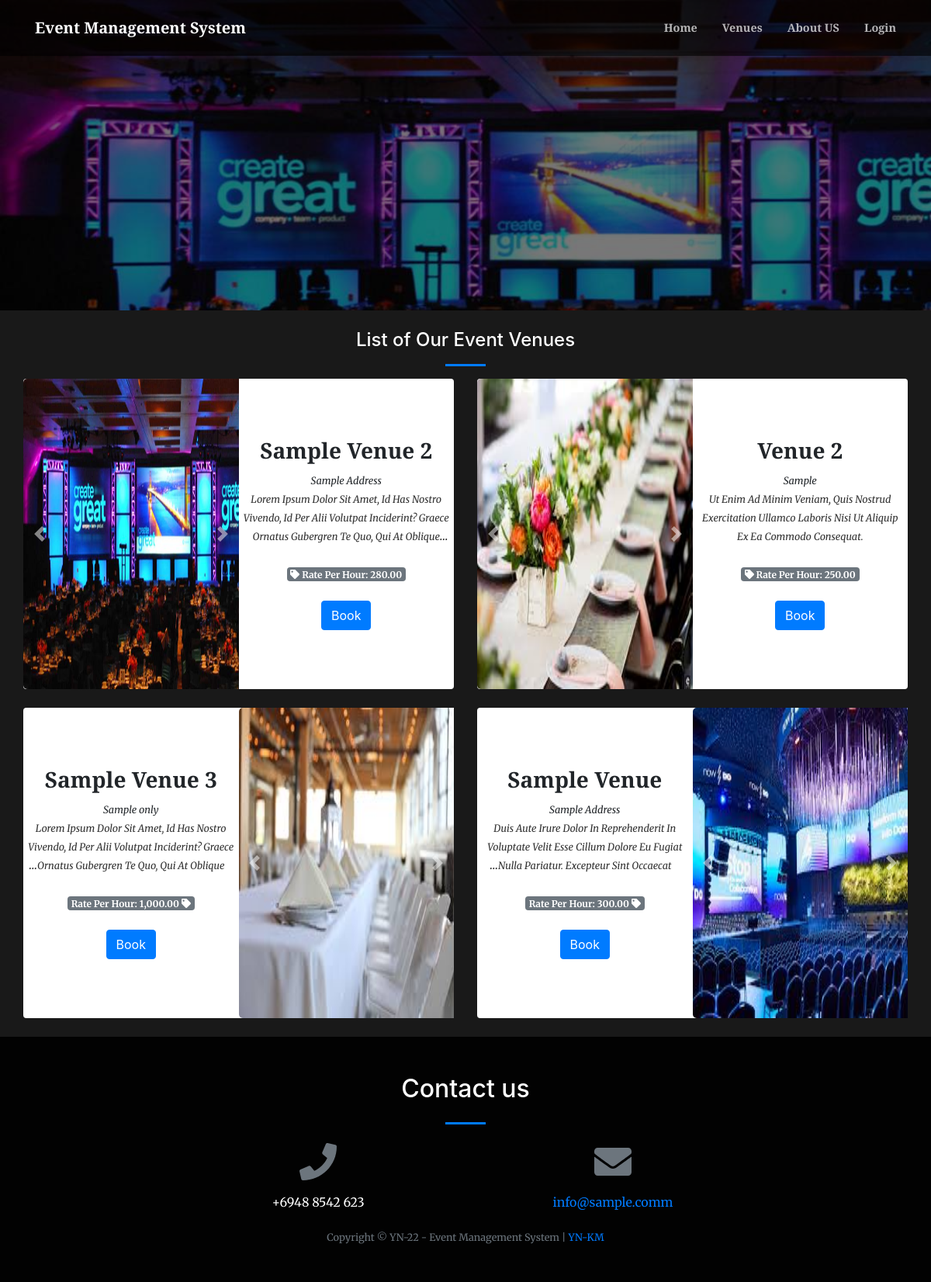
The page /index.php?page=venue on the database its author committed.
### tables this page shows
CREATE TABLE `venue` (
  `id` int(30) NOT NULL,
  `venue` text NOT NULL,
  `address` text NOT NULL,
  `description` text NOT NULL,
  `rate` float NOT NULL
);

### venue.php (the view, shortened to what this page needs)
<?php
include 'admin/db_connect.php';
?>
        <header class="masthead">
        </header>
            <div class="container-fluid mt-3 pt-2">
                <h4 class="text-center text-white">List of Our Event Venues</h4>
                <hr class="divider">
                <div class="row-items">
                <div class="col-lg-12">
                    <div class="row">
                <?php
                $rtl ='rtl';
                $ci= 0;
                $venue = $conn->query("SELECT * from venue order by rand()");
                while($row = $venue->fetch_assoc()):
                    $ci++;
                    if($ci < 3){
                        $rtl = '';
                    }else{
                        $rtl = 'rtl';
                    }
                    if($ci == 4){
                        $ci = 0;
                    }
                ?>
                <div class="col-md-6">
                <div class="card venue-list <?php echo $rtl ?>" data-id="<?php echo $row['id'] ?>">
                        <div id="imagesCarousel_<?php echo $row['id'] ?> card-img-top " class="carousel slide" data-ride="carousel">
                              <div class="carousel-inner">
                                    <?php
                                        $fpath = 'admin/assets/uploads/venue_'.$row['id'];
                                        $images= scandir($fpath);
                                        $i = 1;
                                        foreach($images as $k => $v):
                                            if(!in_array($v,array('.','..'))):
                                                $active = $i == 1 ? 'active' : '';
                                    ?>
                                         <div class="carousel-item <?php echo $active ?>">
                                          <img class="d-block w-100" src="<?php echo $fpath.'/'.$v ?>" alt="">
                                        </div>
                                    <?php
                                            $i++;
                                            else:
                                                unset($images[$v]);
                                            endif;
                                        endforeach;
                                    ?>
                                     <a class="carousel-control-prev" href="#imagesCarousel_<?php echo $row['id'] ?>" role="button" data-slide="prev">
                                        <span class="carousel-control-prev-icon" aria-hidden="true"></span>
                                      </a>
                                      <a class="carousel-control-next" href="#imagesCarousel_<?php echo $row['id'] ?>" role="button" data-slide="next">
                                        <span class="carousel-control-next-icon" aria-hidden="true"></span>
                                      </a>
                                        </div>
                                    </div>
                    <div class="card-body">
                        <div class="row align-items-center justify-content-center text-center h-100">
                            <div class="">
                                <div>
                                    <h3><b class="filter-txt"><?php echo ucwords($row['venue']) ?></b></h3>
                                    <small><i><?php echo $row['address'] ?></i></small>
                                </div>
                                <div>
                                <span class="truncate" style="font-size: inherit;"><small><?php echo ucwords($row['description']) ?></small></span>
                                    <br>
                                <span class="badge badge-secondary"><i class="fa fa-tag"></i> Rate Per Hour: <?php echo number_format($row['rate'],2) ?></span>
                                <br>
                                <br>
                                <button class="btn btn-primary book-venue align-self-end" type="button" data-id='<?php echo $row['id'] ?>'>Book</button>
                                </div>
                            </div>
                        </div>
                    </div>
                </div>
                <br>
                </div>
                <?php endwhile; ?>
                </div>
                </div>
                </div>
            </div>

### venue.php (style rules this page uses)
.venue-list { cursor: pointer; border: unset; flex-direction: inherit; }
.venue-list .carousel,.venue-list .card-body { width: calc(50%) }
.venue-list .carousel img.d-block.w-100 { border-top-left-radius: 5px; border-bottom-left-radius: 5px; min-height: 50vh; }
.carousel,.carousel-inner,.carousel-item { min-height: calc(100%) }
header.masthead,header.masthead:before { min-height: 50vh !important; height: 50vh !important }
.row-items { position: relative; }
.rtl { direction: rtl ; }

### rows shown on the page
venue: shows a picture, venue "Sample Venue 2", address "Sample Address", description "Lorem Ipsum Dolor Sit Amet, Id Has Nostro Vivendo, Id Per Alii Volutpat Inciderint? Graece Ornatus Gubergren Te Quo, Qui At…", rate "280.00"
venue: shows a picture, venue "Venue 2", address "Sample", description "Ut Enim Ad Minim Veniam, Quis Nostrud Exercitation Ullamco Laboris Nisi Ut Aliquip Ex Ea Commodo Consequat.", rate "250.00"
venue: shows a picture, venue "Sample Venue 3", address "Sample only", description "Lorem Ipsum Dolor Sit Amet, Id Has Nostro Vivendo, Id Per Alii Volutpat Inciderint? Graece Ornatus Gubergren Te Quo, Qui At…", rate "1,000.00"
venue: shows a picture, venue "Sample Venue", address "Sample Address", description "Duis Aute Irure Dolor In Reprehenderit In Voluptate Velit Esse Cillum Dolore Eu Fugiat Nulla Pariatur. Excepteur Sint…", rate "300.00"

### other values the page prints
$_SESSION['system']['name'] "Event Management System"
$_SESSION['system']['contact'] "+6948 8542 623"
$_SESSION['system']['email'] "info@sample.comm"
